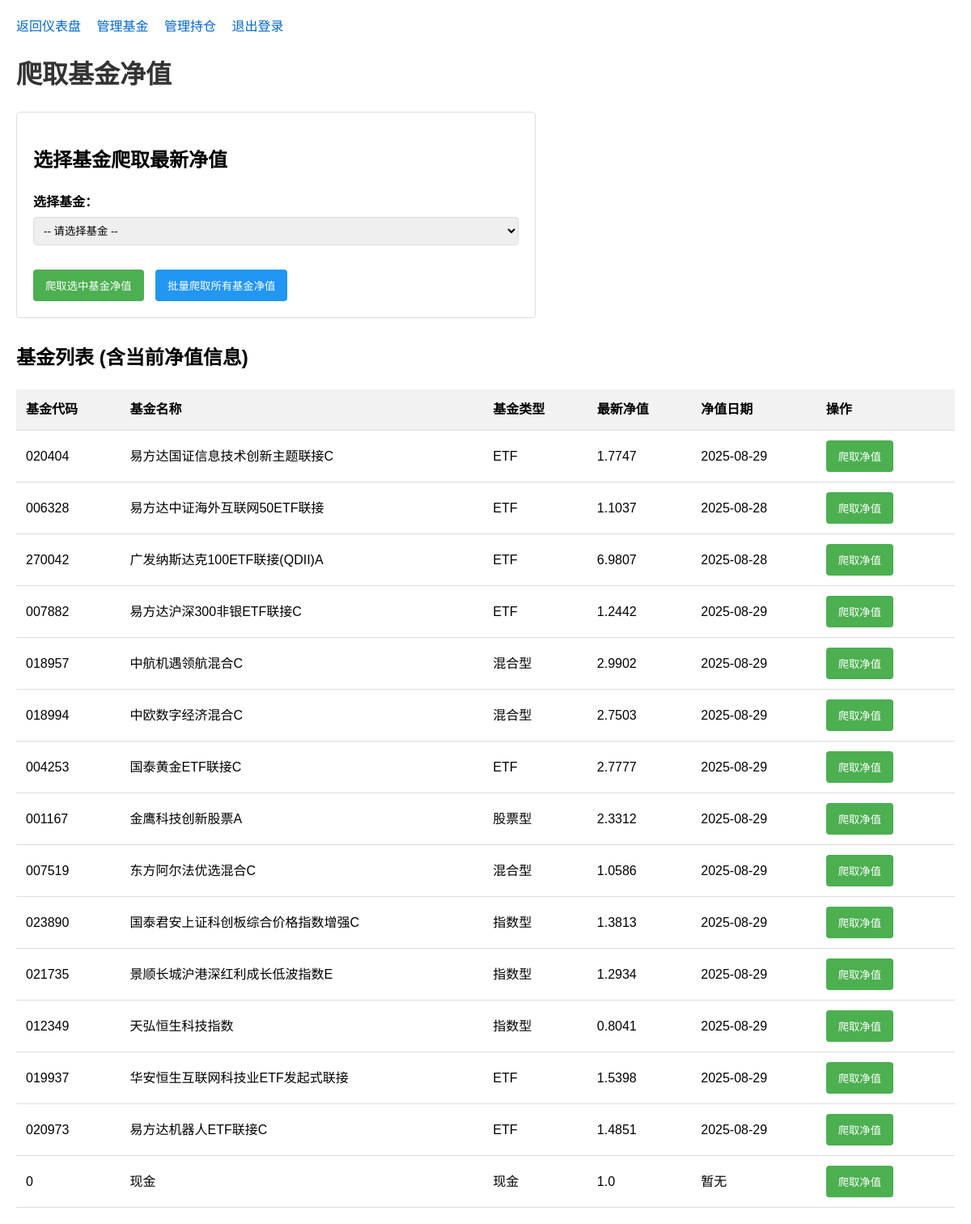
The page /crawl_fund_nav (signed in) on the database as committed earlier.
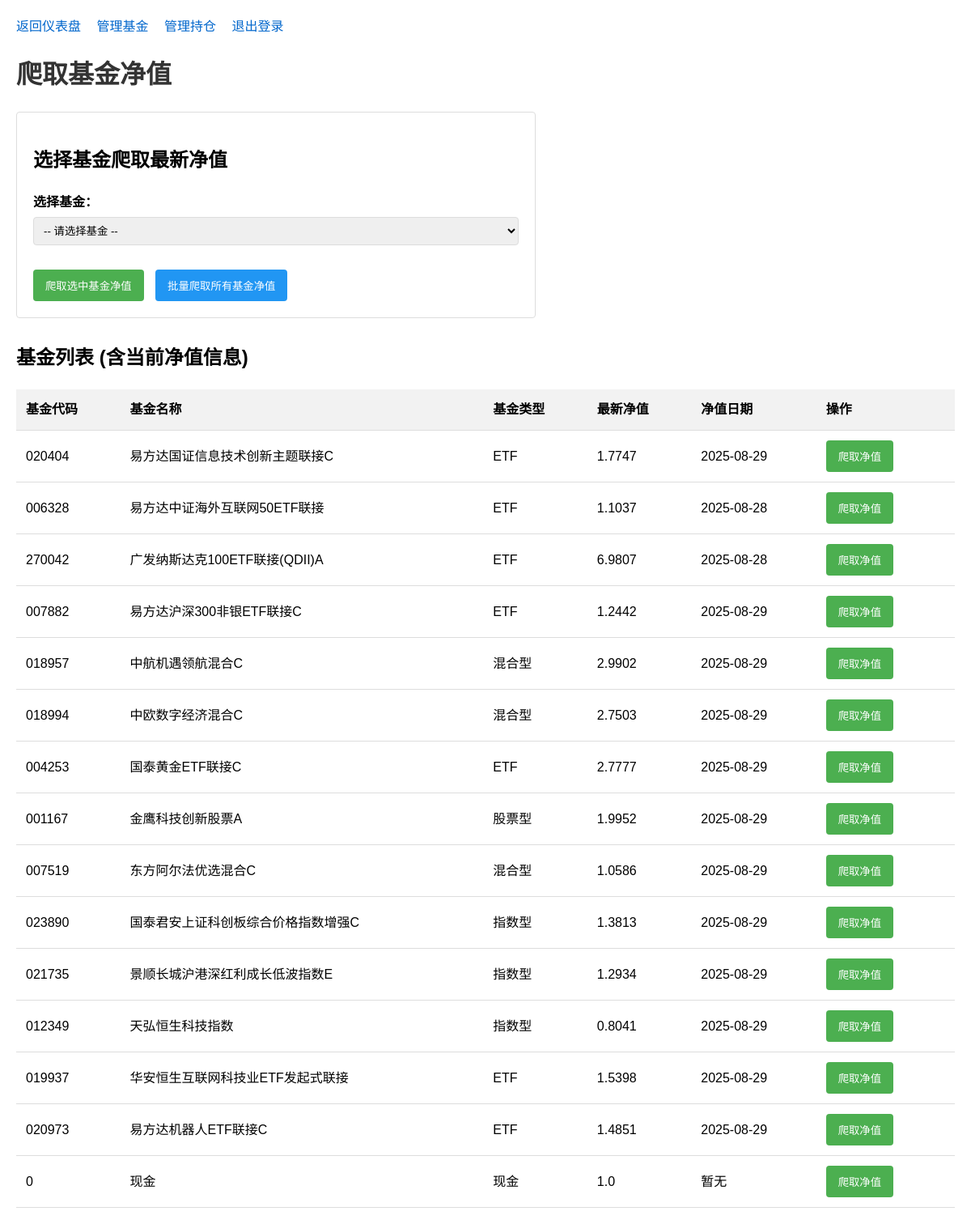
The same page on the database as committed later.
### simple_app.py (models this page shows)
class Fund(db.Model):
    id = db.Column(db.Integer, primary_key=True)
    code = db.Column(db.String(20), unique=True, nullable=False)
    name = db.Column(db.String(100), nullable=False)
    fund_type = db.Column(db.String(50))
    latest_nav = db.Column(db.Float)
    nav_date = db.Column(db.DateTime)
    positions = db.relationship('Position', backref='fund', lazy=True)

### simple_app.py (the view, shortened to what this page needs)
@app.route('/crawl_fund_nav', methods=['GET', 'POST'])
@login_required
def crawl_fund_nav():
    if not current_user.is_main_account:
        flash('只有管理员账户可以执行此操作', 'error')
        return redirect(url_for('dashboard'))
    funds = Fund.query.all()
    return render_template('crawl_fund_nav.html', funds=funds)

### simple_app.py (called while the page is built)
@login_manager.user_loader
def load_user(user_id):
    return User.query.get(int(user_id))

### templates/crawl_fund_nav.html (shortened to what this page needs)
<!DOCTYPE html>
<html lang="zh-CN">
<head>
</head>
<body>
    <div class="nav">
        <a href="{{ url_for('dashboard') }}">返回仪表盘</a>
        <a href="{{ url_for('manage_funds') }}">管理基金</a>
        <a href="{{ url_for('manage_positions') }}">管理持仓</a>
        <a href="{{ url_for('logout') }}">退出登录</a>
    </div>
    <h1>爬取基金净值</h1>
    <div class="action-box">
        <h2>选择基金爬取最新净值</h2>
        <form method="POST">
            <label for="fund_id">选择基金：</label>
            <select id="fund_id" name="fund_id">
                <option value="">-- 请选择基金 --</option>
            </select>
            <div style="margin-top: 15px;">
                <button type="submit">爬取选中基金净值</button>
                <button type="submit" class="batch-btn" name="batch" value="true" onclick="return confirm('确定要爬取所有基金的净值吗？这可能需要一些时间。');">批量爬取所有基金净值</button>
            </div>
        </form>
    </div>
    <h2>基金列表 (含当前净值信息)</h2>
    <table>
        <thead>
            <tr>
                <th>基金代码</th>
                <th>基金名称</th>
                <th>基金类型</th>
                <th>最新净值</th>
                <th>净值日期</th>
                <th>操作</th>
            </tr>
        </thead>
        <tbody>
            {% if funds %}
                {% for fund in funds %}
                    <tr>
                        <td>{{ fund.code }}</td>
                        <td>{{ fund.name }}</td>
                        <td>{{ fund.fund_type }}</td>
                        <td>{{ fund.latest_nav if fund.latest_nav else '暂无' }}</td>
                        <td>{{ fund.nav_date.strftime('%Y-%m-%d') if fund.nav_date else '暂无' }}</td>
                        <td>
                            <form method="POST" style="display: inline;">
                                <button type="submit">爬取净值</button>
                            </form>
                        </td>
                    </tr>
                {% endfor %}
            {% else %}
                <tr>
                    <td colspan="6">暂无基金数据，请先添加基金</td>
                </tr>
            {% endif %}
        </tbody>
    </table>
</body>
</html>

### templates/crawl_fund_nav.html (style rules this page uses)
body { font-family: Arial, sans-serif; margin: 20px; line-height: 1.6; }
h1 { color: #333; margin-bottom: 20px; }
.nav { margin-bottom: 20px; }
.nav a { margin-right: 15px; text-decoration: none; color: #0066cc; }
.action-box { margin-bottom: 30px; padding: 20px; border: 1px solid #ddd; border-radius: 4px; max-width: 600px; }
label { display: block; margin-bottom: 5px; font-weight: bold; }
select { width: 100%; padding: 8px; margin-bottom: 15px; border: 1px solid #ddd; border-radius: 4px; box-sizing: border-box; }
button { padding: 10px 15px; background-color: #4CAF50; color: white; border: none; border-radius: 4px; cursor: pointer; margin-right: 10px; }
.batch-btn { background-color: #2196F3; }
table { width: 100%; border-collapse: collapse; margin-top: 20px; }
th, td { padding: 12px; text-align: left; border-bottom: 1px solid #ddd; }
th { background-color: #f2f2f2; }

Rows that differ between the two databases and show on the page:
changed Fund "金鹰科技创新股票A": latest_nav "2.3312" → "1.9952"
